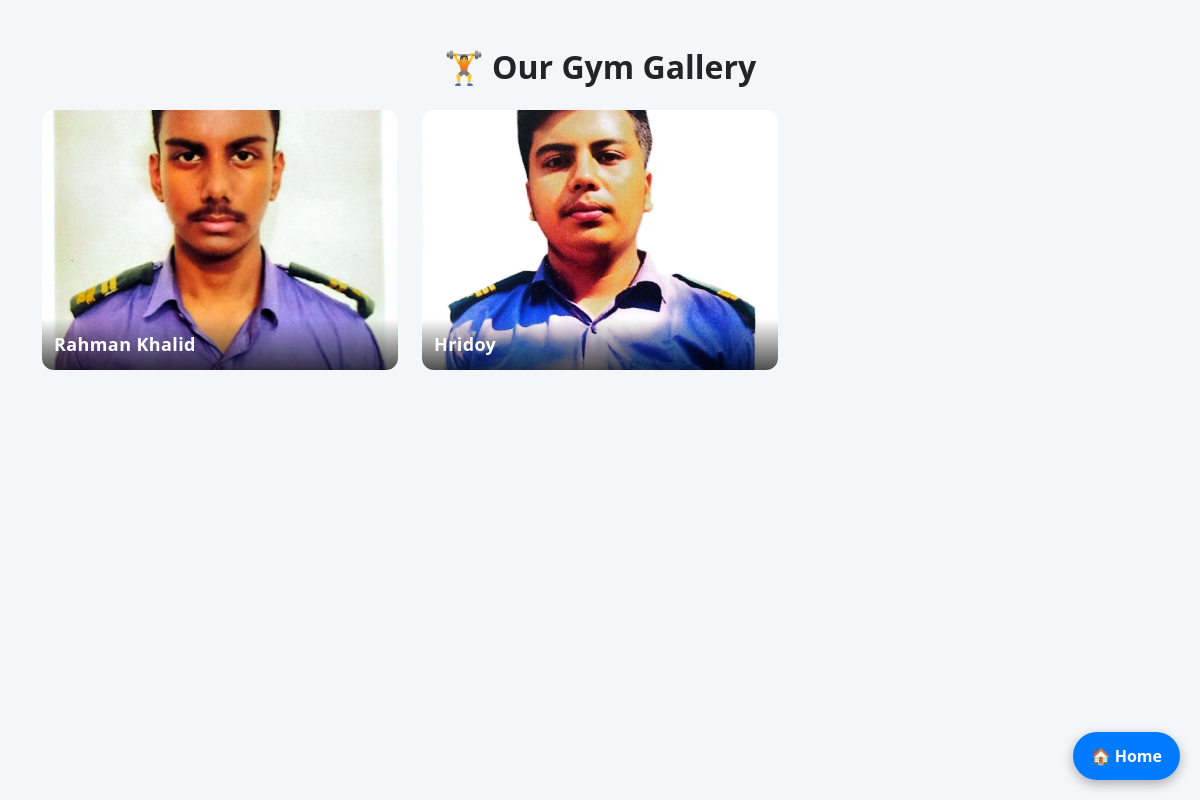
Page /gallery/ on the committed database.
### frontend/models.py (models this page shows, shortened)
class GalleryMember(models.Model):
    name = models.CharField(max_length=100)
    role = models.CharField(max_length=100, blank=True, null=True)   # Example: Fitness Trainer
    joined_year = models.CharField(max_length=10, blank=True, null=True)
    specialty = models.CharField(max_length=200, blank=True, null=True)
    program = models.CharField(max_length=200, blank=True, null=True)
    experience = models.CharField(max_length=50, blank=True, null=True)
    image = models.ImageField(upload_to="gallery/")

### frontend/views.py (the view)
# urls.py: path("gallery/", views.gallery, name="gallery"),
def gallery(request):
    members = GalleryMember.objects.all()
    return render(request, "gallery.html", {"members": members})

### templates/gallery.html (shortened to what this page needs)
{% load static %}
<!DOCTYPE html>
<html>
<head>
    <link rel="stylesheet" href="{% static 'css/bootstrap.min.css' %}">
</head>
<body>
<div class="container mt-5">
    <h2 class="text-center fw-bold mb-4">🏋️ Our Gym Gallery</h2>
    <div class="row">
        {% for member in members %}
        <div class="col-md-4 mb-4">
            <a href="{% url 'gallery_detail' member.id %}" style="text-decoration:none;">
                <div class="gallery-card">
                    <img src="{{ member.image.url }}" alt="{{ member.name }}">
                    <div class="member-name">{{ member.name }}</div>
                </div>
            </a>
        </div>
        {% empty %}
        <p class="text-center">No gallery items added yet.</p>
        {% endfor %}
    </div>
</div>
<a href="{% url 'home' %}"
   style="
     position: fixed;
     bottom: 20px;
     right: 20px;
     background:#007bff;
     padding:12px 18px;
     border-radius: 50px;
     color:white;
     font-weight:bold;
     text-decoration:none;
     font-size:16px;
     box-shadow:0 4px 12px rgba(0,0,0,0.3);
   ">
   🏠 Home
</a>
</body>
</html>

### templates/gallery.html (style rules this page uses)
body { background: #f5f6fa; }
.gallery-card { position: relative; overflow: hidden; border-radius: 12px; transition: transform .3s ease, box-shadow .3s ease; }
.gallery-card img { width: 100%; height: 260px; object-fit: cover; transition: transform .4s ease; }
.member-name { position: absolute; bottom: 0; width: 100%; padding: 12px; background: linear-gradient(transparent, rgba(0,0,0,0.7)); color: #fff; font-size: 18px; font-weight: bold; letter-spacing: 0.4px; }

### rows in the picture
GalleryMember: image (picture), name "Rahman Khalid"
GalleryMember: image (picture), name "Hridoy"
